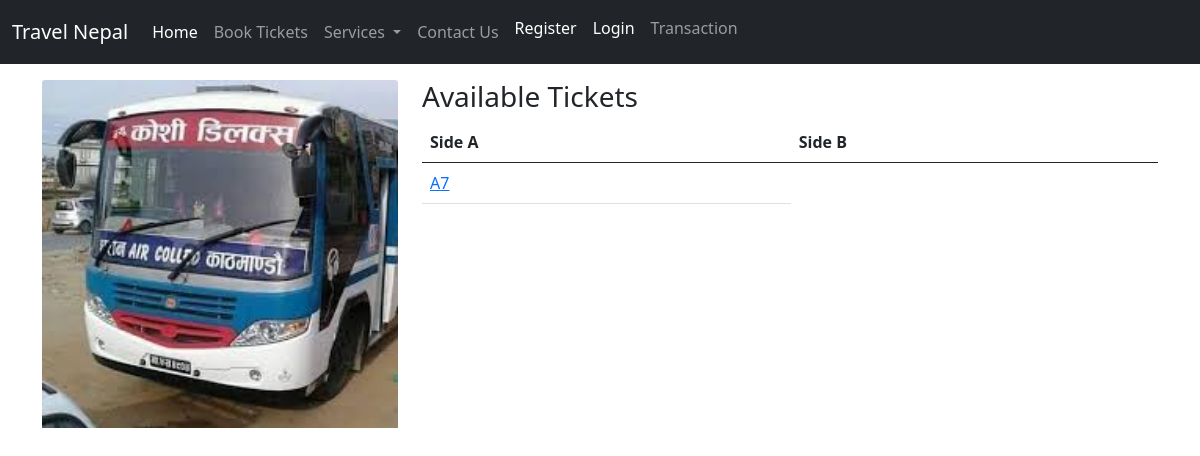
The app's page /tickets/busdetails/1/bookticket with its own data.
### tickets/models.py (models this page shows, shortened)
class Vehicle(models.Model):
    vnumber = models.CharField(max_length=100)
    vname = models.CharField(max_length=200)
    vtype = models.ForeignKey(VehicleType, on_delete=models.CASCADE)
    vseat = models.IntegerField()
    vroutefrom = models.ForeignKey(VehicleRouteFrom, on_delete=models.CASCADE, default=None)
    vrouteto = models.ForeignKey(VehicleRouteTo, on_delete=models.CASCADE, default=None)
    vimage = models.ImageField(blank=True, upload_to='images')
    vdescription = models.TextField(blank=True)

class AvailableTickets(models.Model):
    seats = (
        ('A1', 'A1'),
        ('A2', 'A2'),
        ('A3', 'A3'),
        ('A4', 'A4'),
        ('A5', 'A5'),
        ('A6', 'A6'),
        ('A7', 'A7'),
        ('B1', 'B1'),
        ('B2', 'B2'),
        ('B3', 'B3'),
        ('B4', 'B4'),
        ('B5', 'B5'),
        ('B6', 'B6'),
        ('B7', 'B7'),
    )
    vnumber = models.ForeignKey(Vehicle, on_delete=models.CASCADE)
    vtickets = models.CharField(max_length=100, choices=seats)

### tickets/views.py (the view)
# urls.py: path('busdetails/<int:pk>/bookticket', views.BookTicket, name="bookticket"),
def BookTicket(request, pk):
    busDetailsImage = Vehicle.objects.get(id=pk)
    busDetails = AvailableTickets.objects.get(id=pk)
    context = {
        'busdetails': busDetails,
        'busDetailsImage': busDetailsImage
    }
    return render(request, 'bookticket.html', context)

### templates/bookticket.html (shortened to what this page needs)
{% extends 'base.html' %}
{% block content %}
<div class="row mt-3">
    <div class="col-md-4">
        <img class="card-img-top" src="{{busDetailsImage.vimage.url}}" alt="" srcset="">
    </div>
    <div class="col-md-8">
        <h3>Available Tickets</h3>
        <table class="table">
            <thead>
                <tr>
                    <th scope="col" colspan="2">Side A</th>
                    <th scope="col" colspan="2">Side B</th>
                </tr>
            </thead>
            <tbody>
                <tr>
                    <td><a href="{% url 'ticketdetails' busdetails.id%}">{{busdetails.vtickets}}</a></td>
                </tr>
            </tbody>
        </table>
    </div>
</div>
{% endblock content %}

### records on screen
Vehicle: vimage (picture)
AvailableTickets: vtickets "A7"
